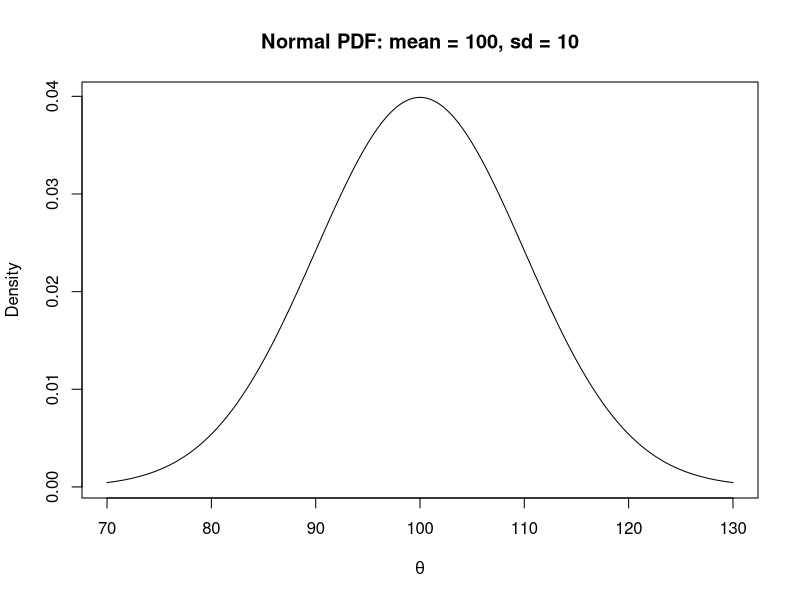

Write the R code that produced this figure.
## ---- chunk 1
#| echo: true
#| code-fold: true
#| code-summary: "Show code"

mean <- 100
sd   <- 10

theta_grid <- seq(mean - 3*sd, mean + 3*sd, length.out = 200)
pdf_values <- dnorm(theta_grid, mean = mean, sd = sd)

plot(theta_grid, pdf_values, type = "l",
     xlab = expression(theta),
     ylab = "Density",
     main = "Normal PDF: mean = 100, sd = 10")
